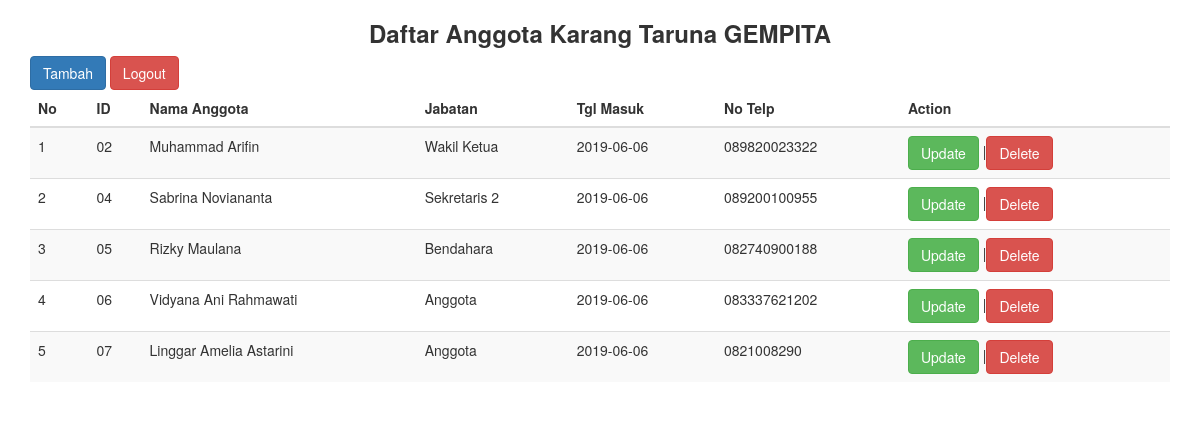
The app's page /home.php with its own data.
### tables this page shows
CREATE TABLE `tb_anggota` (
  `no` int(5) NOT NULL,
  `id` varchar(50) DEFAULT NULL,
  `nama_anggota` varchar(100) DEFAULT NULL,
  `jabatan` varchar(100) DEFAULT NULL,
  `tgl_masuk` date DEFAULT NULL,
  `no_telp` varchar(100) DEFAULT NULL
);

### home.php (the view, shortened to what this page needs)
<?php
include "../koneksi.php";
?>
<!DOCTYPE html>
<html lang="en">
<head>
	<link href="../bootstrap/css/bootstrap.min.css" rel="stylesheet">
</head>
<body>
<div class="container">
	<div class="row">
		<div class="col-md-12">
			<h3 class="text-center"><b>Daftar Anggota Karang Taruna GEMPITA</b></h3>
	<a class="btn btn-primary" href="tambah_data.php" role="button">Tambah</a>
	<a class="btn btn-danger" href="../logout.php" role="button">Logout</a>
	<table class="table table-striped">
	<thead>
		<tr>
			<th>No</th>
			<th>ID</th>
			<th>Nama Anggota</th>
			<th>Jabatan</th>
			<th>Tgl Masuk</th>
			<th>No Telp</th>
			<th>Action</th>
		</tr>
	</thead>
	<tbody>
		<?php
		$no=1;
		$query="select * from tb_anggota";
		$query_r = mysqli_query($connect, $query);
		while ($result = mysqli_fetch_array($query_r))
		{
		?>
		<tr>
			<td><?php echo $no;?></td>
			<td><?php echo $result ['id'];?></td>
			<td><?php echo $result ['nama_anggota'];?></td>
			<td><?php echo $result ['jabatan'];?></td>
			<td><?php echo $result ['tgl_masuk'];?></td>
			<td><?php echo $result ['no_telp'];?></td>
			<td>
			<a class="btn btn-success" href="update_data.php?id=<?php echo $result['no'];?>">Update</a>
			|<a class="btn btn-danger" href="delete.php?id=<?php echo $result['no'];?>">Delete</a>
			</td>
		</tr>
		<?php
		$no++;
	}
	?>
	</tbody>
	</table>
</div>
</div>
</body>
</html>

### records on screen
tb_anggota: id "02", nama_anggota "Muhammad Arifin", jabatan "Wakil Ketua", tgl_masuk "2019-06-06", no_telp "089820023322"
tb_anggota: id "04", nama_anggota "Sabrina Noviananta", jabatan "Sekretaris 2", tgl_masuk "2019-06-06", no_telp "089200100955"
tb_anggota: id "05", nama_anggota "Rizky Maulana", jabatan "Bendahara", tgl_masuk "2019-06-06", no_telp "082740900188"
tb_anggota: id "06", nama_anggota "Vidyana Ani Rahmawati", jabatan "Anggota", tgl_masuk "2019-06-06", no_telp "083337621202"
tb_anggota: id "07", nama_anggota "Linggar Amelia Astarini", jabatan "Anggota", tgl_masuk "2019-06-06", no_telp "0821008290"
